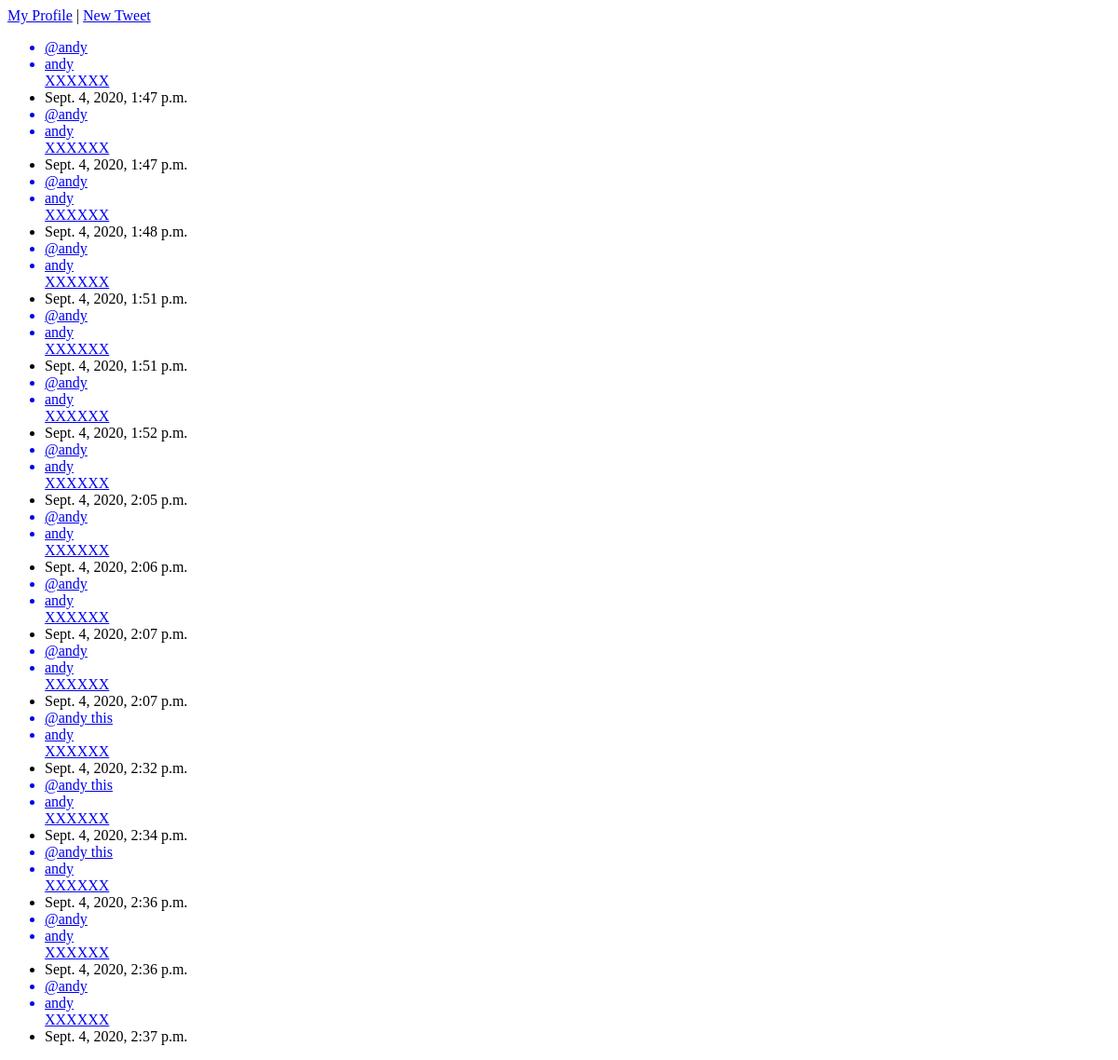
The app's page / (signed in), older data.
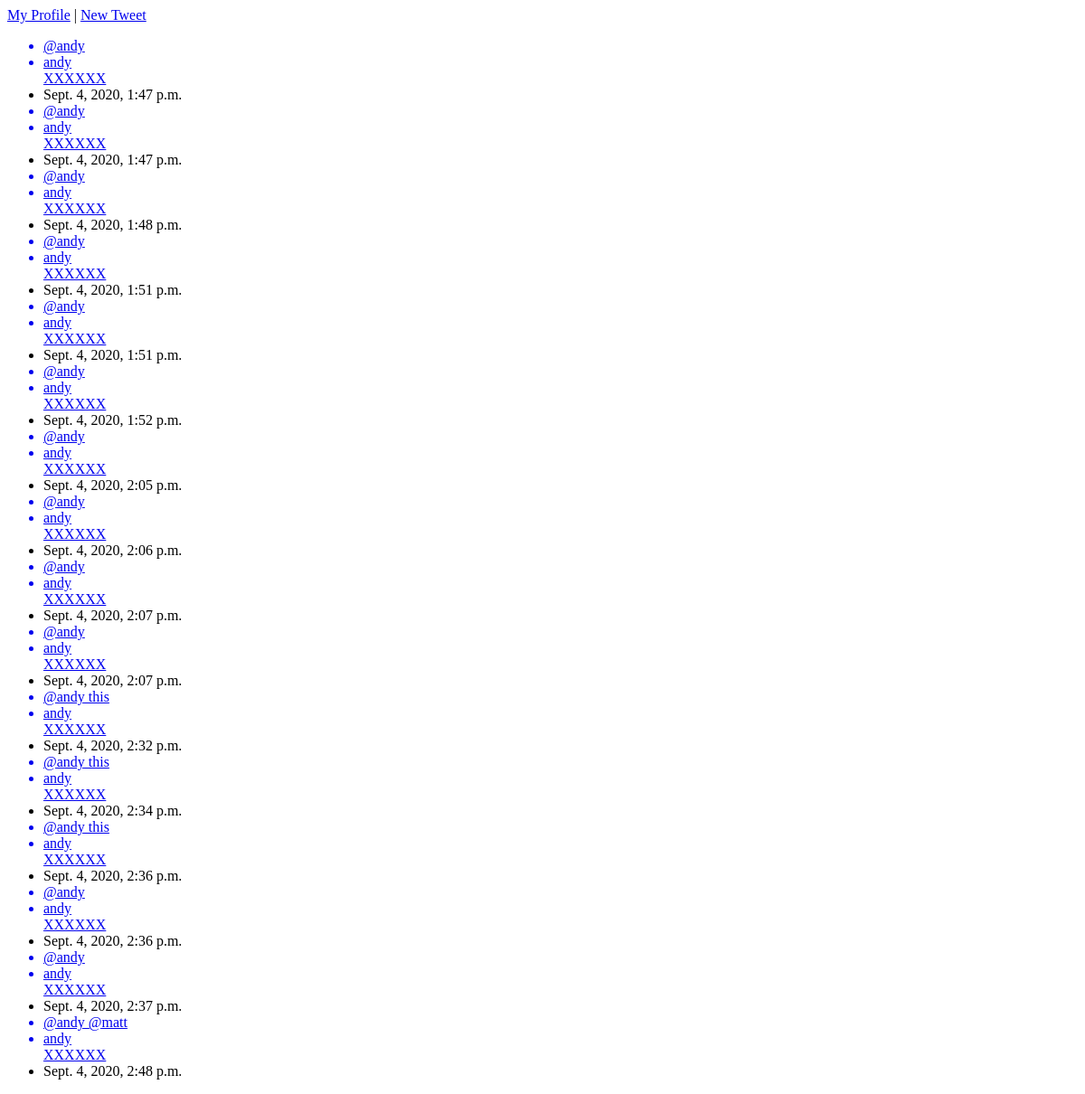
The same page, newer data.
### tweet/models.py (models this page shows, shortened)
class Tweet(models.Model):
    body = models.TextField(max_length=140)
    time_stamp = models.DateTimeField(default=timezone.now)
    author = models.ForeignKey(CustomUser, on_delete=models.CASCADE)

### twitteruser/models.py (models this page shows)
class CustomUser(AbstractUser):
    bio = models.TextField(max_length=240, null=True, blank=True)
    age = models.IntegerField(null=True, blank=True)
    location = models.TextField(max_length=180, null=True, blank=True)
    birthday = models.DateField(null=True, blank=True)
    following = models.ManyToManyField("self", related_name='following')
    def __str__(self):
        return self.username

### twitteruser/views.py (the view)
# urls.py: path('', userviews.index, name='home'),
@login_required
def index(request):
    current_user = CustomUser.objects.get(username=request.user)
    tweets = Tweet.objects.filter(author__in=current_user.following.all()) | Tweet.objects.filter(author=current_user)
    return render(request, 'index.html', {'tweets': tweets, 'current_user': current_user})

### templates/index.html
<a href="profile/{{current_user.id}}">My Profile</a> | <a href="newtweet/">New Tweet</a>
<ul>
{% for tweet in tweets %}
<a href="tweet/{{tweet.id}}"><li>{{tweet.body}}</li></a>
<a href="following/{{tweet.author.id}}"><li>{{tweet.author}}</li></a>
<a href="unfollow/{{tweet.author.id}}">XXXXXX</a>
<li>{{tweet.time_stamp}}</li>
{% endfor %}
</ul>

Row changes from the older to the newer data that the page shows:
added Tweet: body "@andy @matt", author "andy", time_stamp "Sept. 4, 2020, 2:48 p.m."
